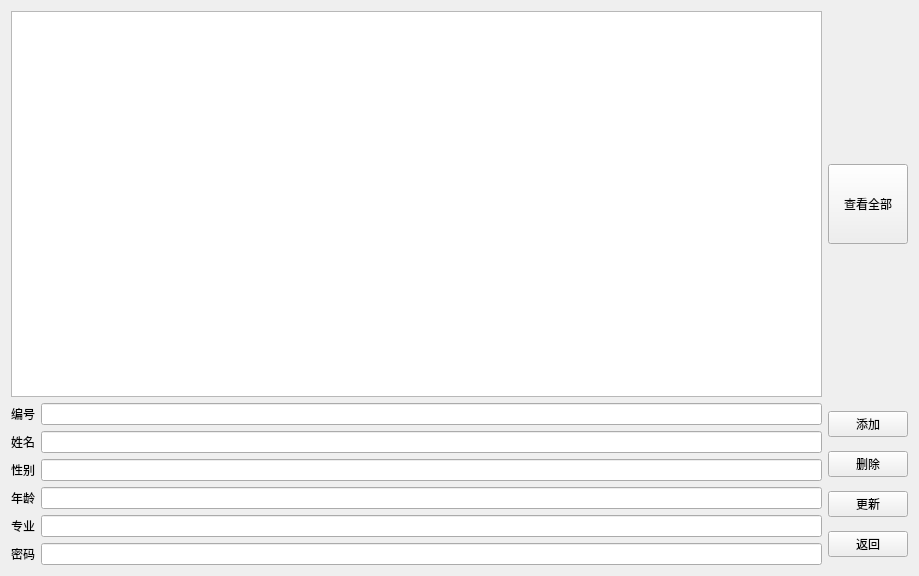
<?xml version="1.0" encoding="UTF-8"?>
<ui version="4.0">
 <class>stuinformanage</class>
 <widget class="QWidget" name="stuinformanage">
  <property name="geometry">
   <rect>
    <x>0</x>
    <y>0</y>
    <width>919</width>
    <height>576</height>
   </rect>
  </property>
  <property name="windowTitle">
   <string>Form</string>
  </property>
  <layout class="QVBoxLayout" name="verticalLayout_3">
   <item>
    <layout class="QHBoxLayout" name="horizontalLayout_5">
     <item>
      <widget class="QTableWidget" name="tableWidget"/>
     </item>
     <item>
      <widget class="QPushButton" name="seeAllButton">
       <property name="minimumSize">
        <size>
         <width>0</width>
         <height>80</height>
        </size>
       </property>
       <property name="text">
        <string>查看全部</string>
       </property>
      </widget>
     </item>
    </layout>
   </item>
   <item>
    <layout class="QHBoxLayout" name="horizontalLayout_8">
     <item>
      <layout class="QVBoxLayout" name="verticalLayout_2">
       <item>
        <layout class="QHBoxLayout" name="horizontalLayout_7">
         <item>
          <widget class="QLabel" name="label_2">
           <property name="text">
            <string>编号</string>
           </property>
          </widget>
         </item>
         <item>
          <widget class="QLineEdit" name="idLineEdit"/>
         </item>
        </layout>
       </item>
       <item>
        <layout class="QHBoxLayout" name="horizontalLayout_2">
         <item>
          <widget class="QLabel" name="label_3">
           <property name="text">
            <string>姓名</string>
           </property>
          </widget>
         </item>
         <item>
          <widget class="QLineEdit" name="nameLineEdit"/>
         </item>
        </layout>
       </item>
       <item>
        <layout class="QHBoxLayout" name="horizontalLayout_3">
         <item>
          <widget class="QLabel" name="label">
           <property name="text">
            <string>性别</string>
           </property>
          </widget>
         </item>
         <item>
          <widget class="QLineEdit" name="sexLineEdit"/>
         </item>
        </layout>
       </item>
       <item>
        <layout class="QHBoxLayout" name="horizontalLayout_4">
         <item>
          <widget class="QLabel" name="label_5">
           <property name="text">
            <string>年龄</string>
           </property>
          </widget>
         </item>
         <item>
          <widget class="QLineEdit" name="ageLineEdit"/>
         </item>
        </layout>
       </item>
       <item>
        <layout class="QHBoxLayout" name="horizontalLayout_6">
         <item>
          <widget class="QLabel" name="label_6">
           <property name="text">
            <string>专业</string>
           </property>
          </widget>
         </item>
         <item>
          <widget class="QLineEdit" name="majorLineEdit"/>
         </item>
        </layout>
       </item>
       <item>
        <layout class="QHBoxLayout" name="horizontalLayout">
         <item>
          <widget class="QLabel" name="label_4">
           <property name="text">
            <string>密码</string>
           </property>
          </widget>
         </item>
         <item>
          <widget class="QLineEdit" name="passwardLineEdit"/>
         </item>
        </layout>
       </item>
      </layout>
     </item>
     <item>
      <layout class="QVBoxLayout" name="verticalLayout">
       <item>
        <widget class="QPushButton" name="insertButton">
         <property name="text">
          <string>添加</string>
         </property>
        </widget>
       </item>
       <item>
        <widget class="QPushButton" name="deleteButton">
         <property name="text">
          <string>删除</string>
         </property>
        </widget>
       </item>
       <item>
        <widget class="QPushButton" name="updateButton">
         <property name="text">
          <string>更新</string>
         </property>
        </widget>
       </item>
       <item>
        <widget class="QPushButton" name="backButton">
         <property name="text">
          <string>返回</string>
         </property>
        </widget>
       </item>
      </layout>
     </item>
    </layout>
   </item>
  </layout>
 </widget>
 <resources/>
 <connections/>
</ui>
